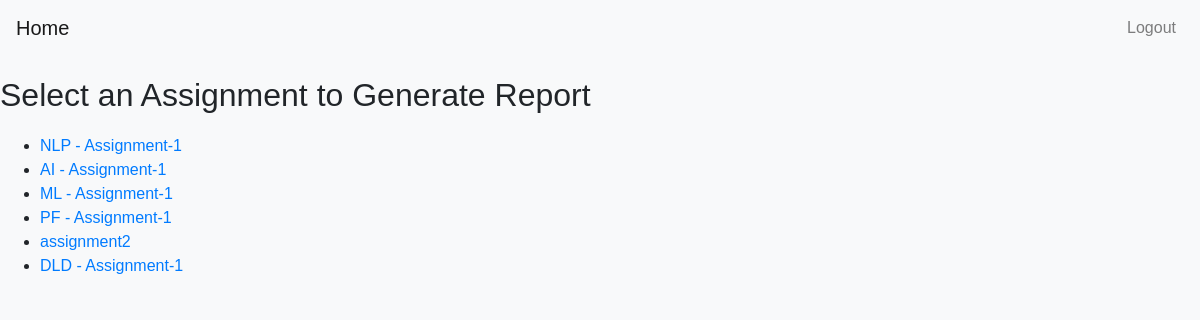
/list_assignments/ (signed in), run on the app's committed database.
### academic/models.py (models this page shows, shortened)
class Assignment(models.Model):
    course = models.ForeignKey(Course, related_name='assignments', on_delete=models.CASCADE)
    title = models.CharField(max_length=100)
    description = models.TextField(default="No description provided")
    due_date = models.DateTimeField()
    submission_format = models.CharField(max_length=50, default="PDF")
    max_marks = models.IntegerField(default=100)
    file_upload_instructions = models.TextField(blank=True, default="No specific instructions")
    attachments = models.FileField(upload_to='attachments/', blank=True)
    grading_criteria = models.TextField(blank=True)

### academic/views.py (the view)
# urls.py: path('list_assignments/', views.list_assignments, name='list_assignments'),
@login_required
def list_assignments(request):
    assignments = Assignment.objects.all()
    return render(request, 'academic/list_assignments.html', {'assignments': assignments})

### academic/templates/academic/list_assignments.html
{% extends 'academic/base_generic.html' %} {% block content %}
<h2>Select an Assignment to Generate Report</h2>
<ul>
  {% for assignment in assignments %}
  <li>
    <a href="{% url 'generate_report' assignment_id=assignment.id %}"
      >{{ assignment.title }}</a
    >
  </li>
  {% endfor %}
</ul>
{% endblock %}

### static/css/styles.css (style rules this page uses)
body { background-color: #f8f9fa; font-family: Arial, sans-serif; }
h1, h2 { margin-bottom: 20px; }

### data on the page
Assignment: title "NLP - Assignment-1"
Assignment: title "AI - Assignment-1"
Assignment: title "ML - Assignment-1"
Assignment: title "PF - Assignment-1"
Assignment: title "assignment2"
Assignment: title "DLD - Assignment-1"
